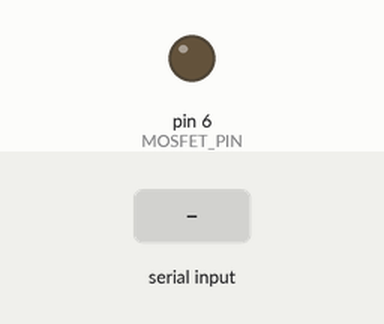
Simulated run of this sketch. Board: Arduino Uno, built with avr-gcc and run on an emulated ATmega328P. Parts: output pins drawn as LEDs (lit = HIGH). The test bench sets the inputs (shaded band). What the sketch prints to the serial monitor is not drawn.

Above: at 1.2 s.
1.3 s: "2" received over Serial
Timing chart, 0 to 4.3 s (numbered marks = the images above; inputs shaded):
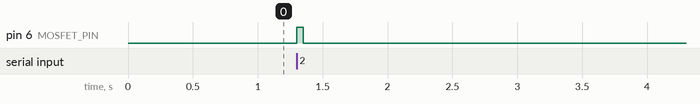

The sketch:

kicker.ino
```cpp
const int MOSFET_PIN = 6;   // Gate del IRLZ44N

void setup() {
  pinMode(MOSFET_PIN, OUTPUT);
  digitalWrite(MOSFET_PIN, LOW);

  Serial.begin(9600);
}

void loop() {

  if (Serial.available()) {

    char dato = Serial.read();

    if (dato == '2') {

      // Disparo del kicker
      digitalWrite(MOSFET_PIN, HIGH);
      delay(50);  // Pulso de 50 ms
      digitalWrite(MOSFET_PIN, LOW);

      Serial.println("KICK");
    }
  }
}
```

Measured:
- after the input at 1.3 s, pin 6 (MOSFET_PIN): LOW → HIGH at once, → LOW 0.05 s later
